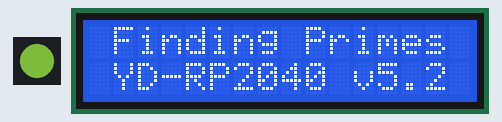
A program run on a simulated Raspberry Pi Pico running CircuitPython. Parts: 1 RGB LEDs in strip order, left to right, 16×2 character LCD. Dim RGB values are drawn brighter than linear; files the program writes start out absent; library files of the repository ran but are not shown: lcd1602.py; what the program prints to the serial console is not drawn.

Above: at 0.45 s.
At 7.05 s:
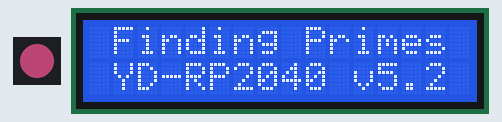
At 16.2 s:
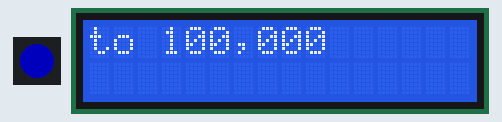
At 38.2 s:
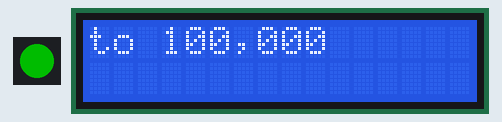
Timing chart, 0 to 39.7 s (numbered marks = the images above):
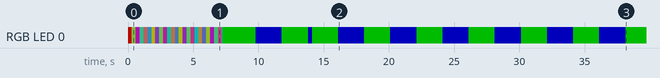

The program:

code.py
```python
# prime v5.2 2023-12-14 for Raspberry Pico 2040
# cycles through limits and writes to the filesystem
# increase to 200 MHz, updated to Circuitpython 11.0.0 2026-10-08
# https://github.com/marie-curie-stem/rp2040/blob/main/circuitpython/11.0.0/prime_v5.2/code.py

import math, time, digitalio, board, os, neopixel, microcontroller
from lcd1602 import LCD

scope = [100, 1000, 10000, 100000, 1000000, 10000000, 25000000,
         100000000, 1000000000, 2147483647, 4294967295]
scope_string = ["100", "1,000", "10,000", "100,000", "1,000,000",
        "10,000,000", "25,000,000", "100,000,000",
        "1,000,000,000", "2,147,483,647", "4,294,967,295"]
reference = [25, 168, 1229, 9592, 78498, 664579, 1565927, 5761455, 50847534, 105097564, 203280221]
time_calc = [0, 0, 0, 0, 0, 0, 0, 0, 0]

led = neopixel.NeoPixel(board.NEOPIXEL, 1)
led.brightness = 0.3
RED   = (255, 0, 0)
GREEN = (0, 255, 0)
BLUE  = (0, 0, 255)
led[0] = RED

lcd = LCD()
lcd.clear()
lcd.message(" Finding Primes")
lcd.message(" YD-RP2040 v5.2", line=1)

def is_prime(number):
    global found
    flag_prime = 1
    for divider in range(3, int(math.sqrt(number)) + 1, 2):
        if number % divider == 0:
            flag_prime = 0
            break
    return flag_prime

def find_primes(largest):
    global primes
    global found
    for number in range(11, largest + 1, 2):
        if is_prime(number) > 0:
            found += 1
            primes.append(number)

def is_prime_fast(number):
    global found
    flag_prime = 1
    largest_divider = int(math.sqrt(number)) + 1
    for divider in primes:
        if number % divider == 0:
            flag_prime = 0
            break
        if divider > largest_divider:
            break
    return flag_prime

def elapsed_time(seconds):
    hours = int(seconds/3600)
    minutes = int(seconds/60 - hours*60)
    sec = int(seconds - minutes*60 - hours*3600)
    return(f"{hours}h {minutes}m {sec}s")

def lightshow():
    for i in range(3141):
        R = abs(255*math.sin(i/100))
        G = abs(255*math.sin((i+105)/100))
        B = abs(255*math.sin((i+210)/100))
        led[0] = (R, G, B)
        time.sleep(0.002)

if __name__ == "__main__":
    lightshow()
    print("New CPU Frequency (MHz):", microcontroller.cpu.frequency / 1_000_000)
    for i in range(len(scope)):
        last = scope[i]
        found = 4              # we start from 11, know 2, 3, 5, 7
        primes = [3, 5, 7]     # exclude 2 since we only test odd numbers
        print(f"\nPrime numbers to {last} in v5.2 - 2026-10-08")
        lcd.clear()
        lcd.message(f"to {scope_string[i]}")
        start = time.monotonic()
        dot = start
        column = 1
        largest_divider = int(math.sqrt(last))
        if largest_divider % 2 == 0:
            largest_divider += 1
        print(f'First find prime dividers up to {largest_divider}.')
        find_primes(largest_divider)
        print(f'Found {found} primes, now use them als dividers.')
        for number in range(largest_divider + 2, last, 2):
            found += is_prime_fast(number)
            if (time.monotonic() - dot) > 2:
                print(".", end="")
                dot = time.monotonic()
                column += 1
                if column % 2 == 0:
                    led[0] = BLUE
                else:
                    led[0] = GREEN
                if column > 30:
                    t = elapsed_time(time.monotonic() - start)
                    print(f" {t} - {number} {int(number*100/last)}% ")
                    lcd.message(f"{t} - {int(number*100/last)}% ", line=1)
                    column = 1
        duration = time.monotonic() - start
        led[0] = (255, 0, 0)
        print(f'This took: {duration} seconds. {elapsed_time(duration)}')
        print(f'Found {found} primes.')
        filename = "/" + str(last) + ".txt"
        try:
            with open(filename, "w") as fp:
                fp.write(board.board_id)
                fp.write(f'\nPrimes to {last} took {duration} seconds.')
                fp.write(f'\nFound {found} primes. Should be {reference[i]}.')
                print('Exported to filesystem ')
                led[0] = GREEN
        except:
            print("Can't write to the filesystem. Press reset and after that the boot button in the first 5 seconds")
            led[0] = RED
        #print(f'Primes to {last} took {(end - start)} seconds.')
        #print(f'Found {found} primes. Should be {reference[i]}.')
        time_calc[i] = duration
    print('\nWrite summary')
    try:
        with open("summary.txt", "w") as fp:
            fp.write(f'Primes calculation in Circuitpython v5.2 2023/12/11\n')
            fp.write(board.board_id)
            fp.write('\n last       time in seconds\n')
            for i in range(len(time_calc)):
                fp.write(f' {scope[i]}   {time_calc[i]}\n')
            print('Exported to filesystem ')
    except:
        print("Can't write to the filesystem. Press reset and after that the boot button in the first 5 seconds")

while True:
    lightshow()
```

Measured:
- by itself, RGB LED 0: off → RGB(76, 0, 0) at 0.00 s, → RGB(50, 74, 24) 0.30 s later, → RGB(67, 3, 64) 0.30 s later, → RGB(18, 73, 54) 0.30 s later, … (42 changes in this stretch)
- what the display in image 2 shows lasts 2.0 s, from 16.1 s to 18.1 s
